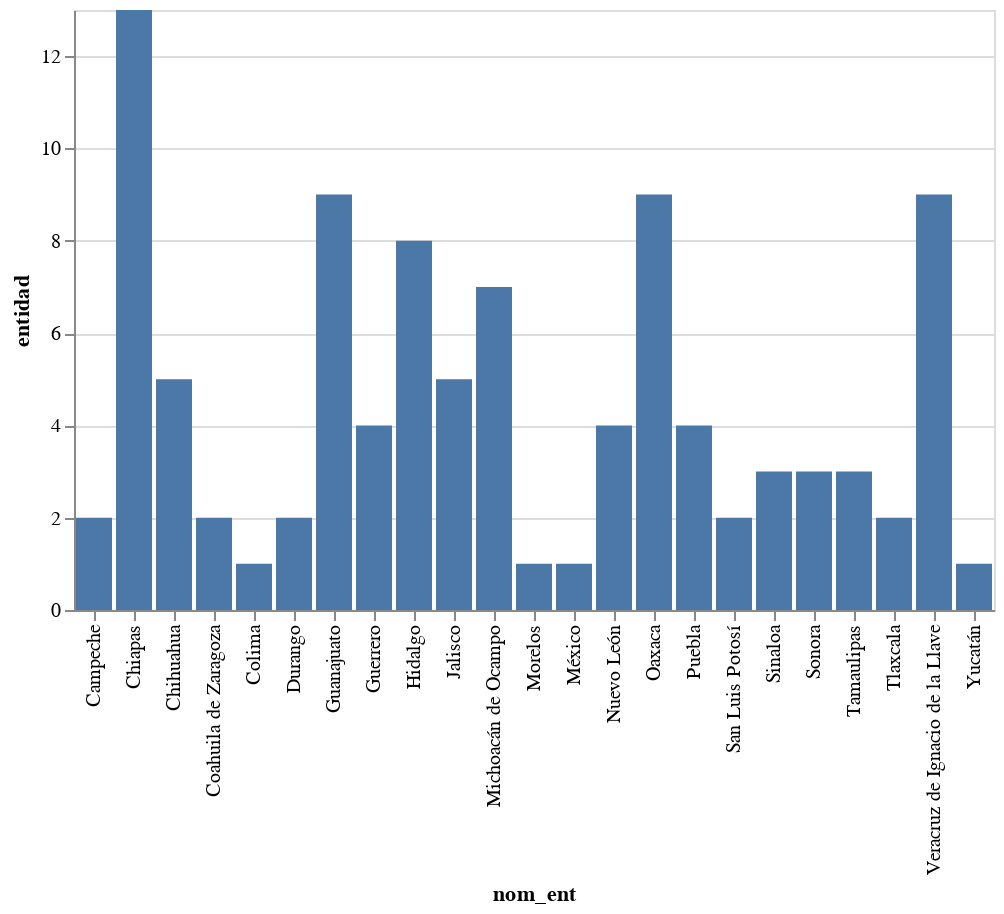

The notebook cell saved with this chart:
### Code cell
muestra100_1 = dataframe.sample(n=100)
muestra100_1
m100_1 = muestra100_1.groupby('nom_ent').count()
m100_1.to_csv('m100_1.csv')
df100_1 = pd.read_csv('m100_1.csv')
alt.Chart(df100_1).mark_bar().encode(
    alt.X("nom_ent"),
    y='entidad',
)
